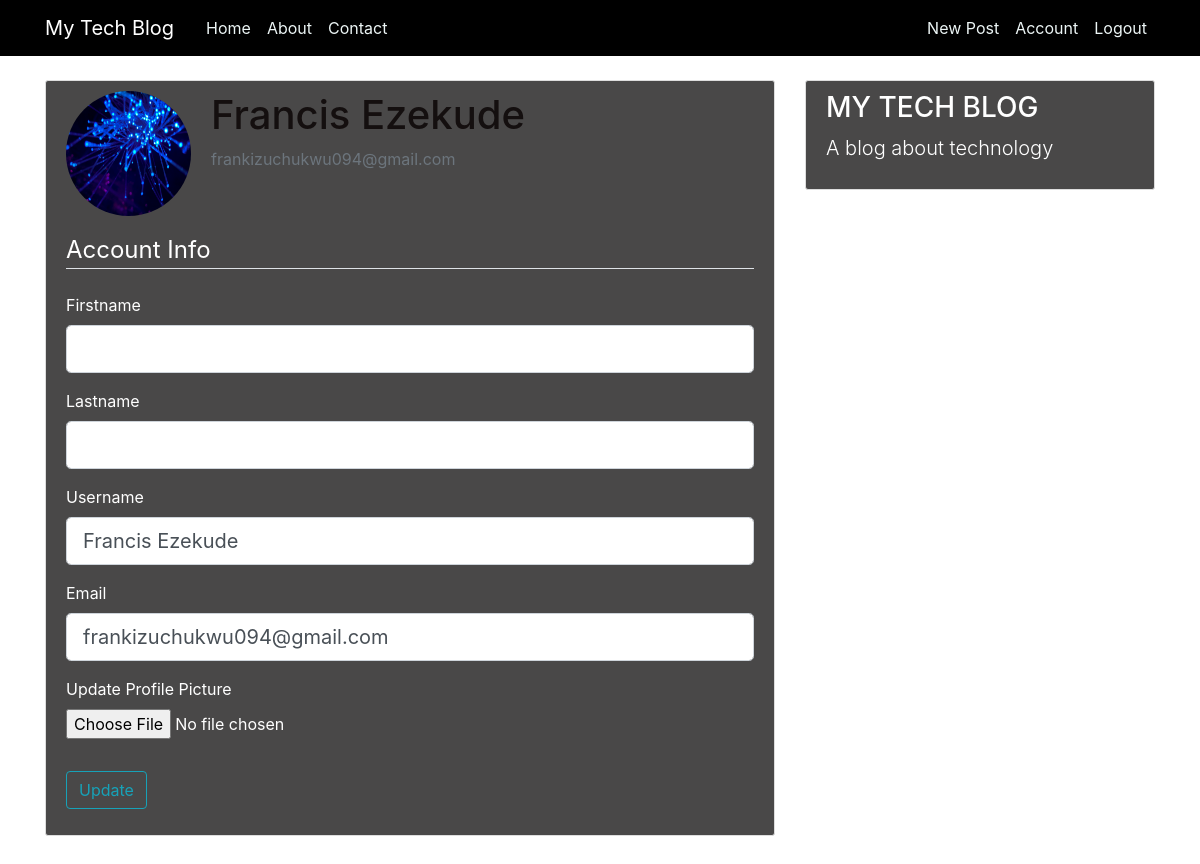
The app's page /account (signed in), older data.
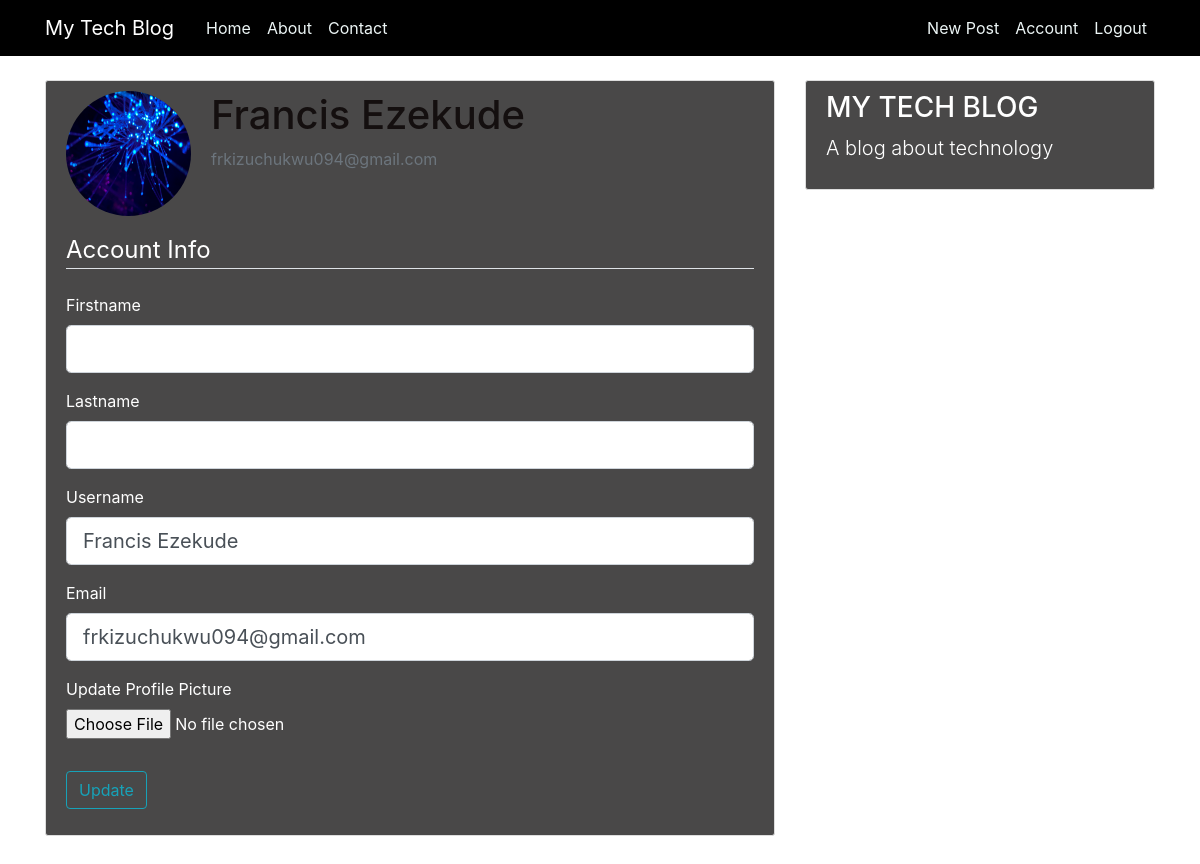
The same page, newer data.
### flaskblog/models.py (models this page shows, shortened)
class User(db.Model, UserMixin):
    id = db.Column(db.Integer, primary_key=True)
    username = db.Column(db.String(20), unique=True, nullable=False)
    email = db.Column(db.String(120), unique=True, nullable=False)
    image_file = db.Column(db.String(20), nullable=False, default='default.jpg')
    password = db.Column(db.String(60), nullable=False)
    posts = db.relationship('Post', backref='author', lazy=True)

### flaskblog/routes.py (the view)
@app.route("/account", methods=['GET', 'POST'])
@login_required
def account():
    form = UpdateAccountForm()
    if form.validate_on_submit():
        if form.picture.data:
            picture_file = save_picture(form.picture.data)
            current_user.image_file = picture_file
        current_user.username = form.username.data
        current_user.firstname = form.firstname.data
        current_user.lastname = form.lastname.data
        current_user.email = form.email.data
        db.session.commit()
        flash('Your account has been updated!', 'success')
        return redirect(url_for('account'))
    elif request.method == 'GET':
        form.username.data = current_user.username
        form.email.data = current_user.email
    image_file = url_for('static', filename='profile_pics/' + current_user.image_file)
    return render_template('account.html', title='Account',
                           image_file=image_file, form=form)

### flaskblog/forms.py (shortened to what this page needs)
class UpdateAccountForm(FlaskForm):
    firstname = StringField('Firstname',
                           validators=[DataRequired(), Length(min=2, max=20)])
    lastname = StringField('Lastname',
                           validators=[DataRequired(), Length(min=2, max=20)])
    username = StringField('Username',
                           validators=[DataRequired(), Length(min=2, max=20)])
    username = StringField('Username',
                           validators=[DataRequired(), Length(min=2, max=20)])
    email = StringField('Email',
                        validators=[DataRequired(), Email()])
    picture = FileField('Update Profile Picture', validators=[FileAllowed(['jpg', 'png'])])
    submit = SubmitField('Update')

### flaskblog/models.py (called while the page is built)
@login_manager.user_loader
def load_user(user_id):
    return User.query.get(int(user_id))

### flaskblog/templates/account.html (shortened to what this page needs)
{% extends "layout.html" %}
{% block content %}
    <div class="content-section">
      <div class="media">
        <img class="rounded-circle account-img" src="{{ image_file }}">
        <div class="media-body">
          <h2 class="account-heading">{{ current_user.username }}</h2>
          <p class="text-secondary">{{ current_user.email }}</p>
        </div>
      </div>
        <form method="POST" action="" enctype="multipart/form-data">
            <fieldset class="form-group">
                <legend class="border-bottom mb-4">Account Info</legend>
                <div class="form-group">
                    {{ form.firstname.label(class="form-control-label") }}
                    {% if form.firstname.errors %}
                        {{ form.firstname(class="form-control form-control-lg is-invalid") }}
                        <div class="invalid-feedback">
                            {% for error in form.firstname.errors %}
                                <span>{{ error }}</span>
                            {% endfor %}
                        </div>
                    {% else %}
                        {{ form.firstname(class="form-control form-control-lg") }}
                    {% endif %}
                </div>
                <div class="form-group">
                    {{ form.lastname.label(class="form-control-label") }}
                    {% if form.lastname.errors %}
                        {{ form.lastname(class="form-control form-control-lg is-invalid") }}
                        <div class="invalid-feedback">
                            {% for error in form.lastname.errors %}
                                <span>{{ error }}</span>
                            {% endfor %}
                        </div>
                    {% else %}
                        {{ form.lastname(class="form-control form-control-lg") }}
                    {% endif %}
                </div>
                <div class="form-group">
                    {{ form.username.label(class="form-control-label") }}
                    {% if form.username.errors %}
                        {{ form.username(class="form-control form-control-lg is-invalid") }}
                        <div class="invalid-feedback">
                            {% for error in form.username.errors %}
                                <span>{{ error }}</span>
                            {% endfor %}
                        </div>
                    {% else %}
                        {{ form.username(class="form-control form-control-lg") }}
                    {% endif %}
                </div>
                <div class="form-group">
                    {{ form.email.label(class="form-control-label") }}
                    {% if form.email.errors %}
                        {{ form.email(class="form-control form-control-lg is-invalid") }}
                        <div class="invalid-feedback">
                            {% for error in form.email.errors %}
                                <span>{{ error }}</span>
                            {% endfor %}
                        </div>
                    {% else %}
                        {{ form.email(class="form-control form-control-lg") }}
                    {% endif %}
                </div>
                <div class="form-group">
                    {{ form.picture.label() }}
                    {{ form.picture(class="form-control-file") }}
                </div>
            </fieldset>
            <div class="form-group">
                {{ form.submit(class="btn btn-outline-info") }}
            </div>
        </form>
    </div>
{% endblock content %}

### flaskblog/templates/layout.html (shortened to what this page needs)
<!DOCTYPE html>
<html>
<head>
    <link rel="stylesheet" href="https://maxcdn.bootstrapcdn.com/bootstrap/4.0.0/css/bootstrap.min.css">
    <link rel="stylesheet" type="text/css" href="{{ url_for('static', filename='main.css') }}">
</head>
<body>
    <header class="site-header">
      <nav class="navbar navbar-expand-md navbar-dark bg-steel fixed-top">
        <div class="container">
          <a class="navbar-brand mr-4" href="/">My Tech Blog</a>
          <div class="collapse navbar-collapse" id="navbarToggle">
            <div class="navbar-nav mr-auto">
              <a class="nav-item nav-link" href="{{ url_for('home') }}">Home</a>
              <a class="nav-item nav-link" href="{{ url_for('about') }}">About</a>
              <a class="nav-item nav-link" href="{{ url_for('contact') }}">Contact</a>
            </div>
            <div class="navbar-nav">
              {% if current_user.is_authenticated %}
                <a class="nav-item nav-link" href="{{ url_for('new_post') }}">New Post</a>
                <a class="nav-item nav-link" href="{{ url_for('account') }}">Account</a>
                <a class="nav-item nav-link" href="{{ url_for('logout') }}">Logout</a>
              {% else %}
                <a class="nav-item nav-link" href="{{ url_for('login') }}">Login</a>
                <a class="nav-item nav-link" href="{{ url_for('register') }}">Register</a>
              {% endif %}
            </div>
          </div>
        </div>
      </nav>
    </header>
    <main role="main" class="container">
      <div class="row">
        <div class="col-md-8">
          {% block content %}{% endblock %}
        </div>
        <div class="col-md-4">
          <div class="content-section">
            <div class="fmm">
              <h3>MY TECH BLOG</h3>
              <p class="lead">A blog about technology</p>
            </div>
        </div>
      </div>
    </main>
    <br>
    <br>
</body>
</html>

### flaskblog/static/main.css (style rules this page uses)
body::before { content: " "; height: 40px; }
.fmm h3, p { color: #fff; }
body { background: #fff; color: #27272b; margin-top: 5rem; }
h1, h2, h3, h4, h5, h6 { color: #140f0f; }
.bg-steel { background-color: #000000; }
.site-header .navbar-nav .nav-link { color: #ecf5f5; }
.content-section { background: #494848; color: #fff; padding: 10px 20px; border: 1px solid #dddddd; border-radius: 3px; margin-bottom: 20px; }
.account-img { height: 125px; width: 125px; margin-right: 20px; margin-bottom: 16px; }
.account-heading { font-size: 2.5rem; }

Row changes from the older to the newer data that the page shows:
changed User "Francis Ezekude": email "frankizuchukwu094@gmail.com" → "frkizuchukwu094@gmail.com"
